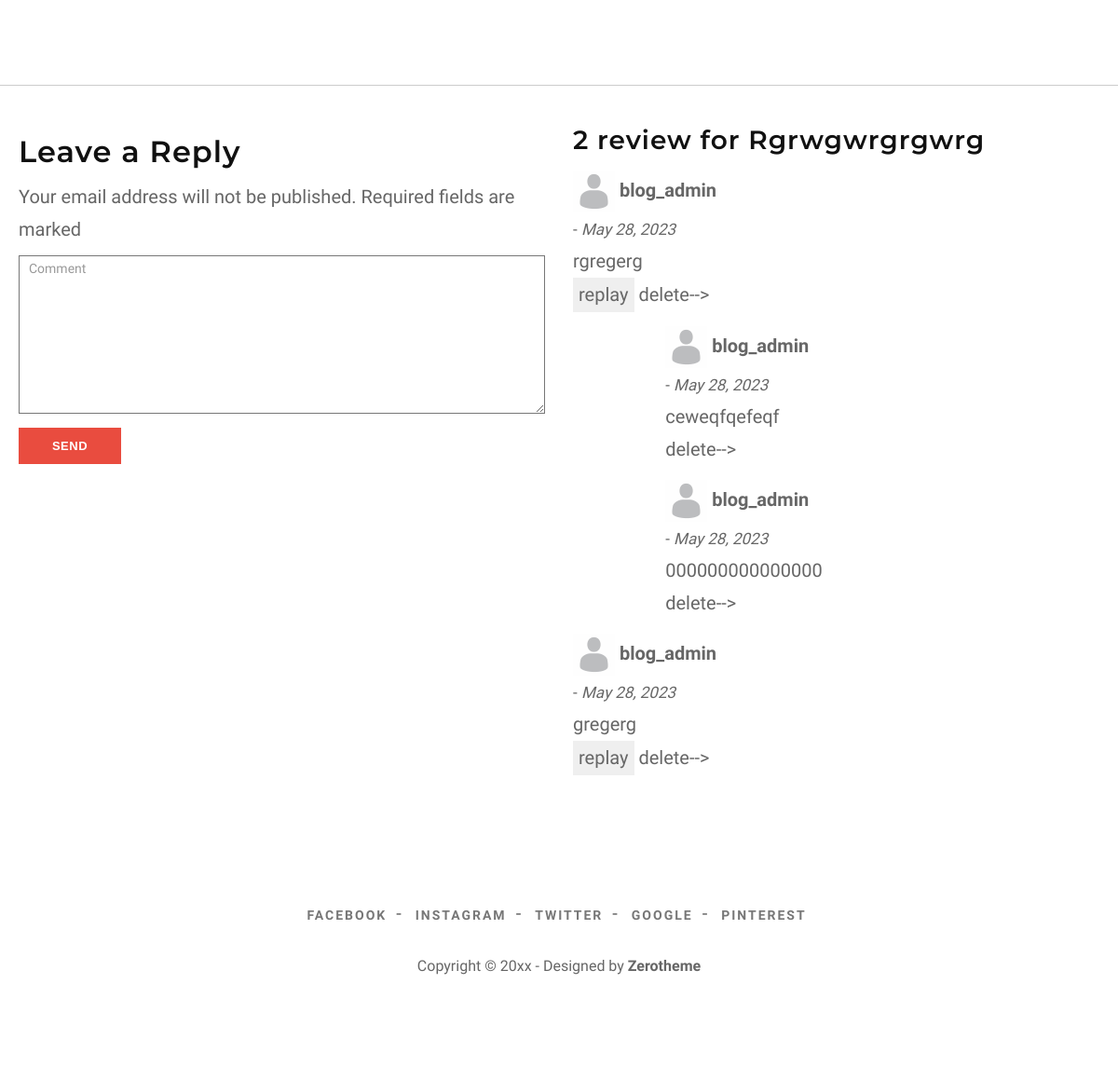
Before: /detail/2/ (lower part) with the older database file.
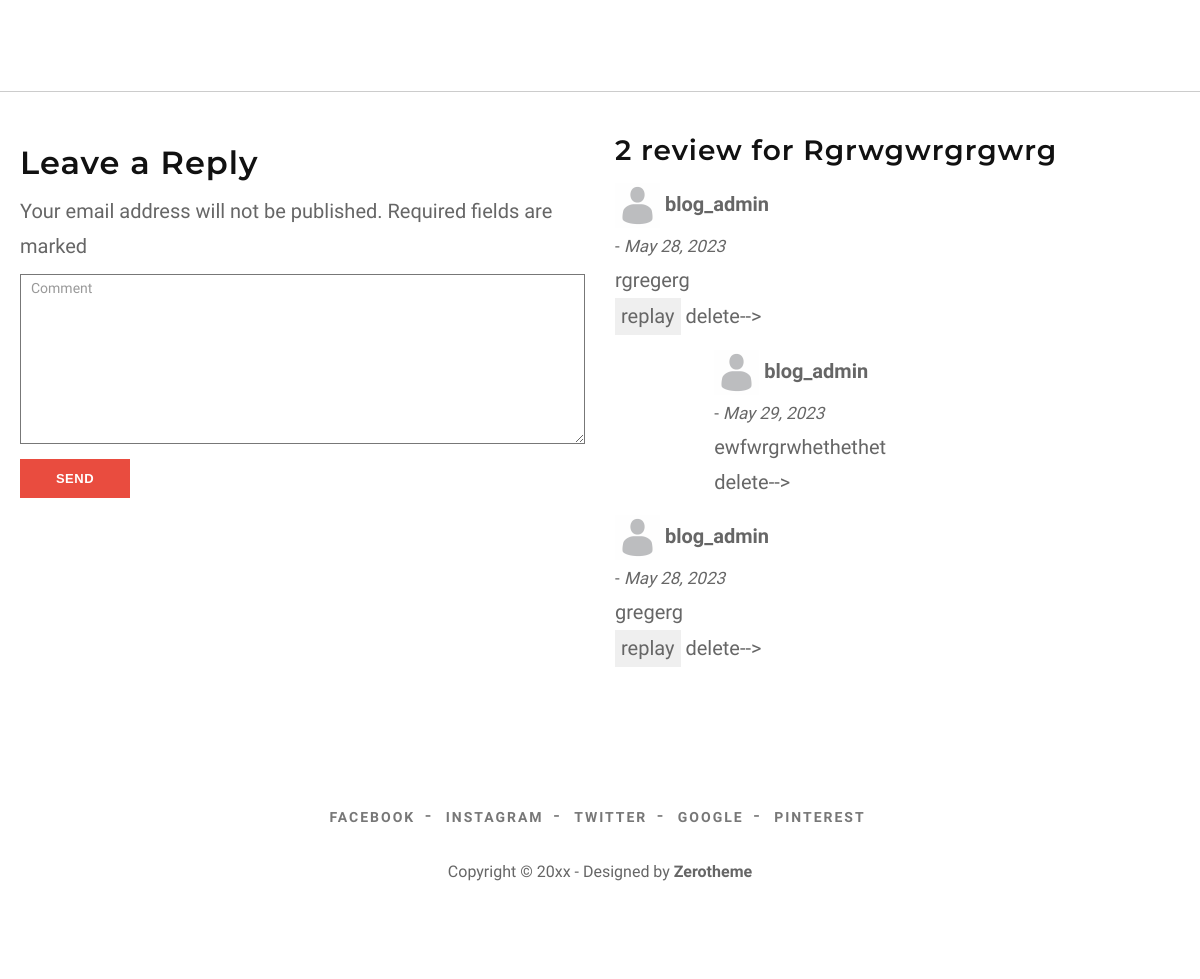
After: the same page with the newer database file.
### main/models.py (models this page shows, shortened)
class Comment(models.Model):
    article = models.ForeignKey(
        Article, on_delete=models.CASCADE, related_name="comments")
    user = models.ForeignKey(User, on_delete=models.PROTECT, null=True)
    comment = models.TextField()
    published = models.DateField(auto_now_add=True)

class Reply_Comment(models.Model):
    for_comment = models.ForeignKey(
        Comment, on_delete=models.CASCADE, related_name='reply_comments')
    user = models.ForeignKey(User, on_delete=models.PROTECT, null=True)
    replay_comment = models.TextField()
    published = models.DateField(auto_now_add=True)

### main/views.py (the view)
# urls.py: path('detail/<pk>/', views.Detail_Article.as_view(), name='detail'),
class Detail_Article(DetailView):
    model = Article
    template_name = 'detail_article.html'

### main/context_cat.py (called while the page is built)
def main_context(request):
    all_categories = Category.objects.all()
    data = {
        'all_categories': all_categories,
    }
    return data

### templates/detail_article.html (shortened to what this page needs)
{% extends "base.html" %}
{% load static %}
{% block content %}
<div id="page-content">
	<div class="box-content">
		<div class="container-fluid">
		</div>
		<div class="container-fluid">
			<div class="row">
				<div class="comments-are">
					<div id="comment">
						<div class="row">
							<div class="col-md-6">
								<form name="formcomment" method="post" action="{% url 'main:comment' object.id %}">
									<h3>Leave a Reply</h3>
									<span>Your email address will not be published. Required fields are marked </span>
									<div class="form-group">
										<textarea name="comment" id="message" class="form-control" rows="4" cols="25"
											required="required" placeholder="Comment"></textarea>
									</div>
									<button type="submit" class="btn btn-skin btn-sm" name="submitcomment">send</button>
								</form>
							</div>
							<div class="col-md-6">
								<h4 class="mb-4">{{object.comments.count}} review for {{object.title|title}}
								</h4>
								{% for comment in object.comments.all %}
								<div class="media mb-4">
									<img src="{% static 'images/default_person_image.jpg' %}" alt="Image"
										lass="img-fluid mr-3 mt-1" style="width: 45px;">
									<b>
										{% if comment.user == None %}
										Anonymus user
										{% else %}
										{{comment.user.username}}
										{% endif %}
									</b>
									<br>
									<small> - <i>{{comment.published}}</i></small>
									<div class="media-body">
										{{comment.comment}}
										<br>
										<button onclick="replay({{comment.id}})">replay</button>
										delete-->
										<a href="{% url 'main:delete_comment' comment.id %}">
											<i class="fa fa-trash"></i>
										</a>
									</div>
									<div class="row">
										<div class="col-sm-2"></div>
										<div class="col-sm-10">
											{% for replay_comment in comment.reply_comments.all %}
											<div class="media mb-4">
												<img src="{% static 'images/default_person_image.jpg' %}" alt="Image"
													lass="img-fluid mr-3 mt-1" style="width: 45px;">
												<b>
													{% if replay_comment.user == None %}
													Anonymus user
													{% else %}
													{{replay_comment.user.username}}
													{% endif %}
												</b>
												<br>
												<small> - <i>{{replay_comment.published}}</i></small>
												<div class="media-body">
													{{replay_comment.replay_comment}}
													<br>
													delete-->
													<a href="{% url 'main:delete_replay_comment' replay_comment.id %}">
														<i class="fa fa-trash"></i>
													</a>
												</div>
											</div>
											{% endfor %}
										</div>
									</div>
									{% endfor %}
								</div>
							</div>
						</div>
					</div>
				</div>
			</div>
		</div>
		{% endblock content %}

Changed rows visible on the page:
removed Reply_Comment: user.username "blog_admin", published "May 28, 2023", replay_comment "ceweqfqefeqf", shown under Comment "rgregerg"
removed Reply_Comment: user.username "blog_admin", published "May 28, 2023", replay_comment "000000000000000", shown under Comment "rgregerg"
added Reply_Comment: user.username "blog_admin", published "May 29, 2023", replay_comment "ewfwrgrwhethethet", shown under Comment "rgregerg"
